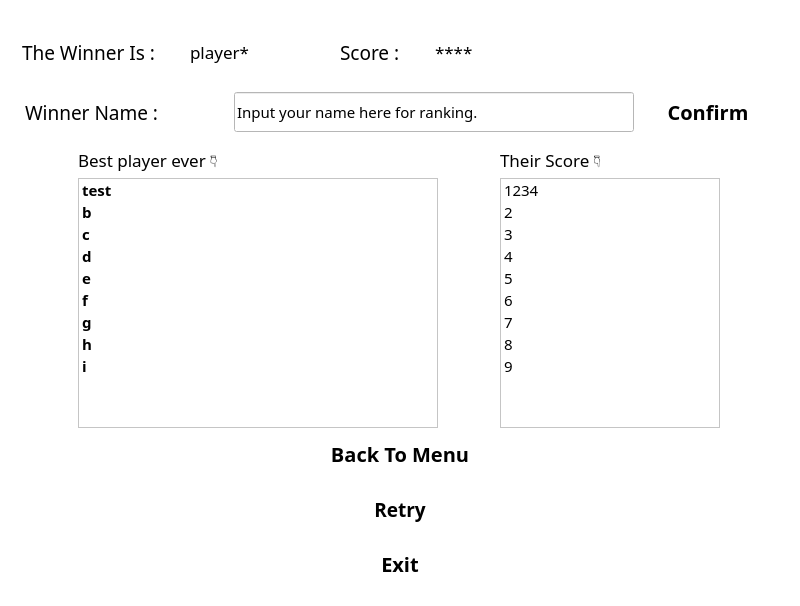
<?xml version="1.0" encoding="UTF-8"?>
<ui version="4.0">
 <class>GameOverWindow</class>
 <widget class="QWidget" name="GameOverWindow">
  <property name="geometry">
   <rect>
    <x>0</x>
    <y>0</y>
    <width>800</width>
    <height>606</height>
   </rect>
  </property>
  <property name="windowTitle">
   <string>GameOverWindow</string>
  </property>
  <property name="styleSheet">
   <string notr="true">QWidget
{
	background-color: rgb(255, 255, 255);
}</string>
  </property>
  <layout class="QHBoxLayout" name="horizontalLayout_2">
   <item>
    <widget class="QWidget" name="widget" native="true">
     <layout class="QVBoxLayout" name="verticalLayout">
      <item>
       <layout class="QVBoxLayout" name="verticalLayout_3">
        <property name="spacing">
         <number>25</number>
        </property>
        <property name="topMargin">
         <number>15</number>
        </property>
        <property name="bottomMargin">
         <number>10</number>
        </property>
        <item>
         <layout class="QHBoxLayout" name="horizontalLayout_3">
          <property name="spacing">
           <number>30</number>
          </property>
          <item>
           <widget class="QLabel" name="lableText1">
            <property name="font">
             <font>
              <family>Adobe 黑体 Std R</family>
              <pointsize>14</pointsize>
             </font>
            </property>
            <property name="text">
             <string>The Winner Is : </string>
            </property>
           </widget>
          </item>
          <item>
           <widget class="QLabel" name="labelWinnerPlayerId">
            <property name="minimumSize">
             <size>
              <width>120</width>
              <height>30</height>
             </size>
            </property>
            <property name="maximumSize">
             <size>
              <width>120</width>
              <height>30</height>
             </size>
            </property>
            <property name="font">
             <font>
              <family>Adobe 黑体 Std R</family>
              <pointsize>13</pointsize>
              <underline>false</underline>
             </font>
            </property>
            <property name="text">
             <string>player* </string>
            </property>
           </widget>
          </item>
          <item>
           <widget class="QLabel" name="labelText2">
            <property name="font">
             <font>
              <family>Adobe 黑体 Std R</family>
              <pointsize>14</pointsize>
             </font>
            </property>
            <property name="text">
             <string>Score : </string>
            </property>
           </widget>
          </item>
          <item>
           <widget class="QLabel" name="labelWinnerScore">
            <property name="minimumSize">
             <size>
              <width>100</width>
              <height>30</height>
             </size>
            </property>
            <property name="maximumSize">
             <size>
              <width>100</width>
              <height>30</height>
             </size>
            </property>
            <property name="font">
             <font>
              <family>Adobe 黑体 Std R</family>
              <pointsize>13</pointsize>
              <underline>false</underline>
             </font>
            </property>
            <property name="text">
             <string>****</string>
            </property>
           </widget>
          </item>
          <item>
           <spacer name="horizontalSpacer">
            <property name="orientation">
             <enum>Qt::Horizontal</enum>
            </property>
            <property name="sizeHint" stdset="0">
             <size>
              <width>40</width>
              <height>20</height>
             </size>
            </property>
           </spacer>
          </item>
         </layout>
        </item>
        <item>
         <layout class="QHBoxLayout" name="horizontalLayout">
          <item>
           <widget class="QLabel" name="labelWinner">
            <property name="minimumSize">
             <size>
              <width>200</width>
              <height>30</height>
             </size>
            </property>
            <property name="maximumSize">
             <size>
              <width>200</width>
              <height>30</height>
             </size>
            </property>
            <property name="font">
             <font>
              <family>Adobe 黑体 Std R</family>
              <pointsize>14</pointsize>
              <underline>false</underline>
             </font>
            </property>
            <property name="text">
             <string>Winner Name :</string>
            </property>
           </widget>
          </item>
          <item>
           <widget class="QLineEdit" name="lineEditWinnerName">
            <property name="minimumSize">
             <size>
              <width>65</width>
              <height>40</height>
             </size>
            </property>
            <property name="maximumSize">
             <size>
              <width>400</width>
              <height>40</height>
             </size>
            </property>
            <property name="font">
             <font>
              <family>Adobe 黑体 Std R</family>
              <pointsize>11</pointsize>
              <underline>false</underline>
             </font>
            </property>
            <property name="text">
             <string>Input your name here for ranking.</string>
            </property>
           </widget>
          </item>
          <item>
           <widget class="QPushButton" name="NameConfirmBtn">
            <property name="minimumSize">
             <size>
              <width>130</width>
              <height>40</height>
             </size>
            </property>
            <property name="maximumSize">
             <size>
              <width>130</width>
              <height>40</height>
             </size>
            </property>
            <property name="font">
             <font>
              <family>Adobe 黑体 Std R</family>
              <pointsize>15</pointsize>
              <weight>75</weight>
              <bold>true</bold>
             </font>
            </property>
            <property name="styleSheet">
             <string notr="true">QPushButton
{
	border: none;
	background-color: rgb(255, 255, 255);
}
QPushButton:hover
{
	border: 2px solid rgb(170, 255, 255);
}</string>
            </property>
            <property name="text">
             <string>Confirm</string>
            </property>
           </widget>
          </item>
         </layout>
        </item>
       </layout>
      </item>
      <item>
       <layout class="QGridLayout" name="gridLayout">
        <item row="1" column="0">
         <widget class="QListWidget" name="rankingList_name">
          <property name="maximumSize">
           <size>
            <width>360</width>
            <height>16777215</height>
           </size>
          </property>
          <property name="font">
           <font>
            <family>Adobe 黑体 Std R</family>
            <pointsize>11</pointsize>
            <weight>75</weight>
            <bold>true</bold>
           </font>
          </property>
          <item>
           <property name="text">
            <string>test</string>
           </property>
          </item>
          <item>
           <property name="text">
            <string>b</string>
           </property>
          </item>
          <item>
           <property name="text">
            <string>c</string>
           </property>
          </item>
          <item>
           <property name="text">
            <string>d</string>
           </property>
          </item>
          <item>
           <property name="text">
            <string>e</string>
           </property>
          </item>
          <item>
           <property name="text">
            <string>f</string>
           </property>
          </item>
          <item>
           <property name="text">
            <string>g</string>
           </property>
          </item>
          <item>
           <property name="text">
            <string>h</string>
           </property>
          </item>
          <item>
           <property name="text">
            <string>i</string>
           </property>
          </item>
         </widget>
        </item>
        <item row="1" column="1">
         <widget class="QListWidget" name="rankingList_score">
          <property name="maximumSize">
           <size>
            <width>220</width>
            <height>16777215</height>
           </size>
          </property>
          <property name="font">
           <font>
            <family>Adobe 黑体 Std R</family>
            <pointsize>11</pointsize>
            <weight>50</weight>
            <italic>false</italic>
            <bold>false</bold>
            <underline>false</underline>
           </font>
          </property>
          <item>
           <property name="text">
            <string>1234</string>
           </property>
          </item>
          <item>
           <property name="text">
            <string>2</string>
           </property>
          </item>
          <item>
           <property name="text">
            <string>3</string>
           </property>
          </item>
          <item>
           <property name="text">
            <string>4</string>
           </property>
          </item>
          <item>
           <property name="text">
            <string>5</string>
           </property>
          </item>
          <item>
           <property name="text">
            <string>6</string>
           </property>
          </item>
          <item>
           <property name="text">
            <string>7</string>
           </property>
          </item>
          <item>
           <property name="text">
            <string>8</string>
           </property>
          </item>
          <item>
           <property name="text">
            <string>9</string>
           </property>
          </item>
         </widget>
        </item>
        <item row="0" column="0">
         <widget class="QLabel" name="labelText3">
          <property name="font">
           <font>
            <family>Adobe 黑体 Std R</family>
            <pointsize>13</pointsize>
           </font>
          </property>
          <property name="text">
           <string>Best player ever 👇</string>
          </property>
         </widget>
        </item>
        <item row="0" column="1">
         <widget class="QLabel" name="labelText4">
          <property name="font">
           <font>
            <family>Adobe 黑体 Std R</family>
            <pointsize>13</pointsize>
           </font>
          </property>
          <property name="text">
           <string>Their Score 👇</string>
          </property>
         </widget>
        </item>
       </layout>
      </item>
      <item>
       <layout class="QVBoxLayout" name="verticalLayout_2">
        <property name="spacing">
         <number>15</number>
        </property>
        <item alignment="Qt::AlignHCenter">
         <widget class="QPushButton" name="BackToMenuBtn">
          <property name="minimumSize">
           <size>
            <width>180</width>
            <height>40</height>
           </size>
          </property>
          <property name="maximumSize">
           <size>
            <width>180</width>
            <height>40</height>
           </size>
          </property>
          <property name="font">
           <font>
            <family>Adobe 黑体 Std R</family>
            <pointsize>15</pointsize>
            <weight>75</weight>
            <bold>true</bold>
           </font>
          </property>
          <property name="styleSheet">
           <string notr="true">QPushButton{border: none;background-color: rgb(255, 255, 255);}QPushButton:hover{border: 2px solid rgb(170, 255, 255);}</string>
          </property>
          <property name="text">
           <string>Back To Menu</string>
          </property>
         </widget>
        </item>
        <item alignment="Qt::AlignHCenter">
         <widget class="QPushButton" name="RetryBtn">
          <property name="minimumSize">
           <size>
            <width>180</width>
            <height>40</height>
           </size>
          </property>
          <property name="maximumSize">
           <size>
            <width>180</width>
            <height>40</height>
           </size>
          </property>
          <property name="font">
           <font>
            <family>Adobe 黑体 Std R</family>
            <pointsize>14</pointsize>
            <weight>75</weight>
            <bold>true</bold>
           </font>
          </property>
          <property name="styleSheet">
           <string notr="true">QPushButton
{
	border:none;
	background-color: rgb(255, 255, 255);
}
QPushButton:hover
{
	border: 2px solid rgb(170, 255, 255);
}</string>
          </property>
          <property name="text">
           <string>Retry</string>
          </property>
         </widget>
        </item>
        <item alignment="Qt::AlignHCenter">
         <widget class="QPushButton" name="ExitBtn">
          <property name="minimumSize">
           <size>
            <width>180</width>
            <height>40</height>
           </size>
          </property>
          <property name="maximumSize">
           <size>
            <width>180</width>
            <height>40</height>
           </size>
          </property>
          <property name="font">
           <font>
            <family>Adobe 黑体 Std R</family>
            <pointsize>15</pointsize>
            <weight>75</weight>
            <bold>true</bold>
           </font>
          </property>
          <property name="styleSheet">
           <string notr="true">QPushButton
{
	border:none;
	background-color: rgb(255, 255, 255);
}
QPushButton:hover
{
	border: 2px solid rgb(255, 255, 0);
}</string>
          </property>
          <property name="text">
           <string>Exit</string>
          </property>
         </widget>
        </item>
       </layout>
      </item>
     </layout>
    </widget>
   </item>
  </layout>
 </widget>
 <layoutdefault spacing="6" margin="11"/>
 <resources/>
 <connections/>
</ui>
